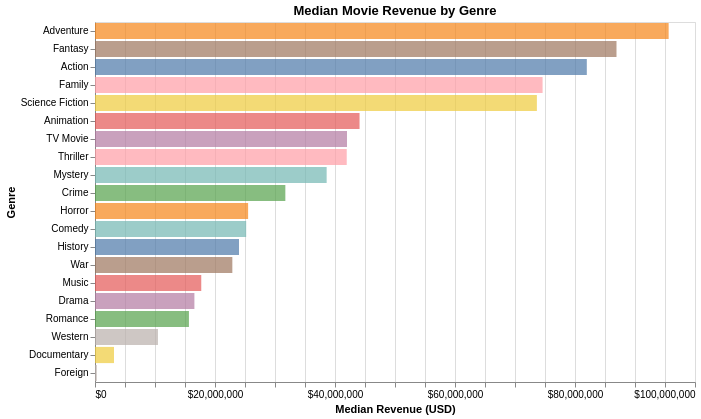

This figure's notebook cell:
### Code cell
# Filter out 0-revenue rows.
df = df[df['revenue'] > 0]

# Group by median revenue for genre.

df_median = (
    df.groupby('genres')
    .agg(
        median_revenue=('revenue', 'median'),
        movie_count=('revenue', 'count')
    )
    .reset_index()
)


chart = (
    alt.Chart(df_median)
    .mark_bar(opacity=0.7)
    .encode(
        x=alt.X('median_revenue:Q', title='Median Revenue (USD)', axis=alt.Axis(format='$,.0f')), #Q for quantitative
        y=alt.Y("genres:N", title="Genre", sort='-x'), #N for nominal (categorical), Sorts by median revenue.
        color=alt.Color("genres:N", legend=None), # Removes the redundant color legend.
        tooltip=[alt.Tooltip("median_revenue:Q", title='Median Revenue (USD)', format='$,.0f'),
                 alt.Tooltip("genres:N", title='Genre'),
                 alt.Tooltip('count():Q', title='Total Movie Count')],
    )
    .properties(width=600, height=360, title="Median Movie Revenue by Genre")
    .interactive()

)
chart

### Figure 1 — Vega-Lite specification as saved in the notebook (floating-point values rounded to 4 significant figures)
{"config": {"view": {"continuousWidth": 300, "continuousHeight": 300}}, "data": {"name": "data-e6a7d3ca67af0d3b57320cec3782df66"}, "mark": {"type": "bar", "opacity": 0.7}, "encoding": {"color": {"field": "genres", "legend": null, "type": "nominal"}, "tooltip": [{"field": "median_revenue", "format": "$,.0f", "title": "Median Revenue (USD)", "type": "quantitative"}, {"field": "genres", "title": "Genre", "type": "nominal"}, {"aggregate": "count", "title": "Total Movie Count", "type": "quantitative"}], "x": {"axis": {"format": "$,.0f"}, "field": "median_revenue", "title": "Median Revenue (USD)", "type": "quantitative"}, "y": {"field": "genres", "sort": "-x", "title": "Genre", "type": "nominal"}}, "height": 360, "params": [{"name": "param_1e9efca18e7a2868", "select": {"type": "interval", "encodings": ["x", "y"]}, "bind": "scales"}], "title": "Median Movie Revenue by Genre", "width": 600, "$schema": "https://vega.github.io/schema/vega-lite/v6.4.1.json", "datasets": {"data-e6a7d3ca67af0d3b57320cec3782df66": [{"genres": "Action", "median_revenue": 81970000.0, "movie_count": 15958}, {"genres": "Adventure", "median_revenue": 95610000.0, "movie_count": 10359}, {"genres": "Animation", "median_revenue": 44090000.0, "movie_count": 2023}, {"genres": "Comedy", "median_revenue": 25200000.0, "movie_count": 13071}, {"genres": "Crime", "median_revenue": 31720000.0, "movie_count": 8897}, {"genres": "Documentary", "median_revenue": 3162000.0, "movie_count": 1151}, {"genres": "Drama", "median_revenue": 16570000.0, "movie_count": 30196}, {"genres": "Family", "median_revenue": 74600000.0, "movie_count": 3257}, {"genres": "Fantasy", "median_revenue": 86920000.0, "movie_count": 4883}, {"genres": "Foreign", "median_revenue": 312000.0, "movie_count": 393}, {"genres": "History", "median_revenue": 24000000.0, "movie_count": 4167}, {"genres": "Horror", "median_revenue": 25520000.0, "movie_count": 4952}, {"genres": "Music", "median_revenue": 17710000.0, "movie_count": 1649}, {"genres": "Mystery", "median_revenue": 38610000.0, "movie_count": 4978}, {"genres": "Romance", "median_revenue": 15660000.0, "movie_count": 8918}, {"genres": "Science Fiction", "median_revenue": 73650000.0, "movie_count": 6205}, {"genres": "TV Movie", "median_revenue": 42000000.0, "movie_count": 9}, {"genres": "Thriller", "median_revenue": 41950000.0, "movie_count": 17713}, {"genres": "War", "median_revenue": 22890000.0, "movie_count": 4196}, {"genres": "Western", "median_revenue": 10500000.0, "movie_count": 789}]}}
